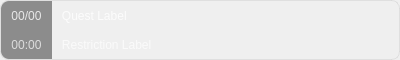
<?xml version="1.0" encoding="UTF-8"?>
<ui version="4.0">
 <class>quest_frame</class>
 <widget class="QFrame" name="quest_frame">
  <property name="geometry">
   <rect>
    <x>0</x>
    <y>0</y>
    <width>400</width>
    <height>60</height>
   </rect>
  </property>
  <property name="minimumSize">
   <size>
    <width>0</width>
    <height>60</height>
   </size>
  </property>
  <property name="windowTitle">
   <string>Frame</string>
  </property>
  <property name="styleSheet">
   <string notr="true">#quest_frame {
    background: qlineargradient(
        x1: 0, y1: 0, x2: 1, y2: 1,
        stop: 0 rgba(40, 40, 40, 0.8),
        stop: 0.5 rgba(40, 40, 40, 0.4),
        stop: 1 rgba(40, 40, 40, 0.6)
    );
    border-radius: 8px;
    border: 1px solid rgba(200, 200, 200, 0.4);
}</string>
  </property>
  <layout class="QHBoxLayout" name="horizontalLayout" stretch="0,4">
   <property name="spacing">
    <number>0</number>
   </property>
   <property name="leftMargin">
    <number>0</number>
   </property>
   <property name="topMargin">
    <number>0</number>
   </property>
   <property name="rightMargin">
    <number>0</number>
   </property>
   <property name="bottomMargin">
    <number>0</number>
   </property>
   <item>
    <widget class="QFrame" name="score_frame">
     <property name="styleSheet">
      <string notr="true">#score_frame {
	background-color: rgba(40, 40, 40, 0.5);
	border-top-left-radius: 8px;
	border-bottom-left-radius: 8px;
}</string>
     </property>
     <property name="frameShape">
      <enum>QFrame::Shape::StyledPanel</enum>
     </property>
     <property name="frameShadow">
      <enum>QFrame::Shadow::Raised</enum>
     </property>
     <layout class="QVBoxLayout" name="verticalLayout_2">
      <property name="spacing">
       <number>0</number>
      </property>
      <property name="leftMargin">
       <number>10</number>
      </property>
      <property name="topMargin">
       <number>0</number>
      </property>
      <property name="rightMargin">
       <number>10</number>
      </property>
      <property name="bottomMargin">
       <number>0</number>
      </property>
      <item>
       <widget class="QLabel" name="progress_label">
        <property name="styleSheet">
         <string notr="true">#progress_label {
	color: rgba(255, 255, 255, 0.8);
}</string>
        </property>
        <property name="text">
         <string>00/00</string>
        </property>
        <property name="alignment">
         <set>Qt::AlignmentFlag::AlignCenter</set>
        </property>
       </widget>
      </item>
      <item>
       <widget class="QLabel" name="time_label">
        <property name="styleSheet">
         <string notr="true">#time_label {
	color: rgba(255, 255, 255, 0.7);
}</string>
        </property>
        <property name="text">
         <string>00:00</string>
        </property>
        <property name="alignment">
         <set>Qt::AlignmentFlag::AlignCenter</set>
        </property>
       </widget>
      </item>
     </layout>
    </widget>
   </item>
   <item>
    <layout class="QVBoxLayout" name="verticalLayout">
     <property name="spacing">
      <number>0</number>
     </property>
     <property name="leftMargin">
      <number>0</number>
     </property>
     <property name="topMargin">
      <number>0</number>
     </property>
     <property name="bottomMargin">
      <number>0</number>
     </property>
     <item>
      <widget class="QLabel" name="quest_label">
       <property name="styleSheet">
        <string notr="true">#quest_label {
	color: rgba(255, 255, 255, 0.8);
	background-color: qlineargradient(
		x1: 0, y1: 0, x2: 1, y2: 0,
		stop: 0 rgba(255, 0, 0, 0.1),
		stop: 1 rgba(255, 0, 0, 0.0)
	);
	border-top-right-radius: 8px;
}</string>
       </property>
       <property name="text">
        <string>   Quest Label</string>
       </property>
      </widget>
     </item>
     <item>
      <widget class="QLabel" name="restriction_label">
       <property name="styleSheet">
        <string notr="true">#restriction_label {
	color: rgba(255, 255, 255, 0.7);
	background-color: qlineargradient(
		x1: 0, y1: 0, x2: 1, y2: 0,
		stop: 0 rgba(255, 0, 0, 0.1),
		stop: 1 rgba(255, 0, 0, 0.0)
	);
	border-bottom-right-radius: 8px;
}</string>
       </property>
       <property name="text">
        <string>   Restriction Label</string>
       </property>
      </widget>
     </item>
    </layout>
   </item>
  </layout>
 </widget>
 <resources/>
 <connections/>
</ui>
